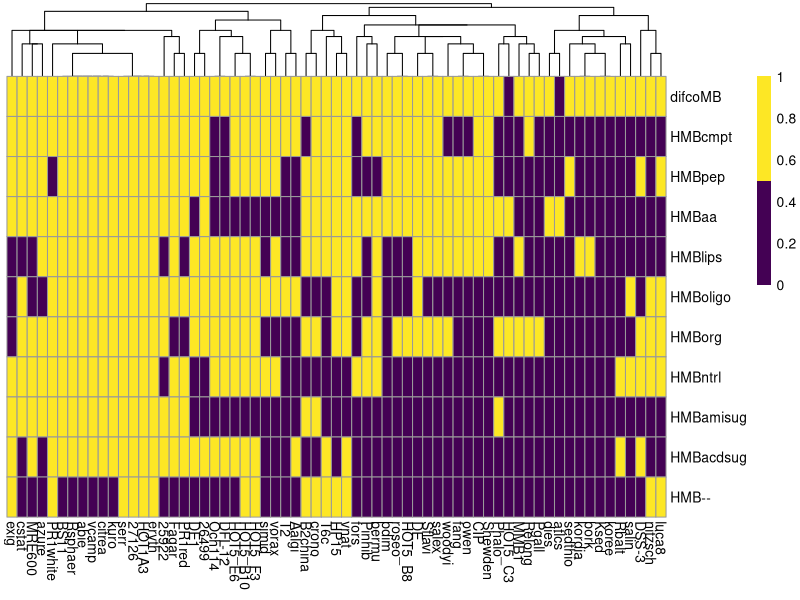
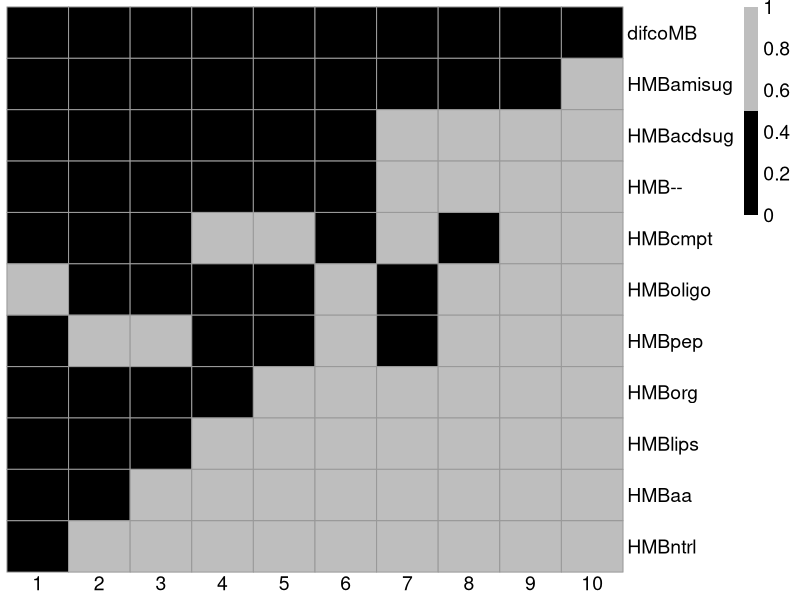
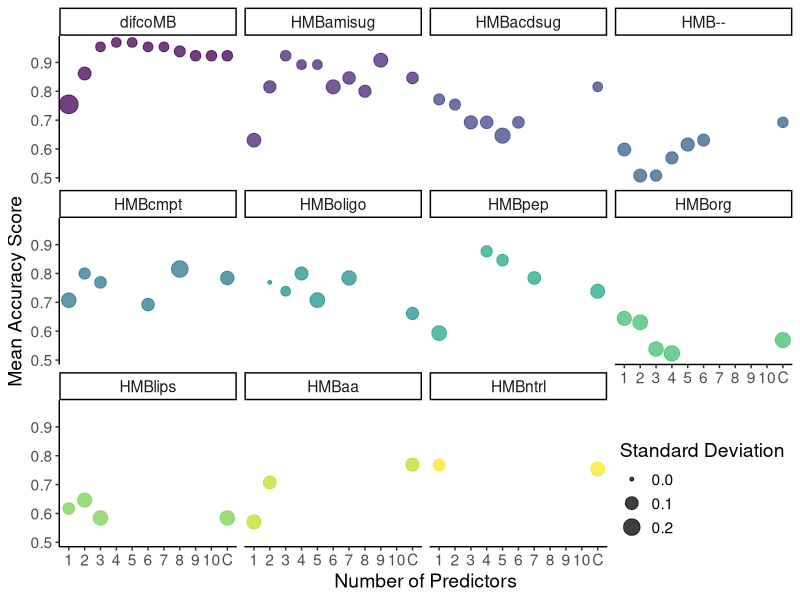
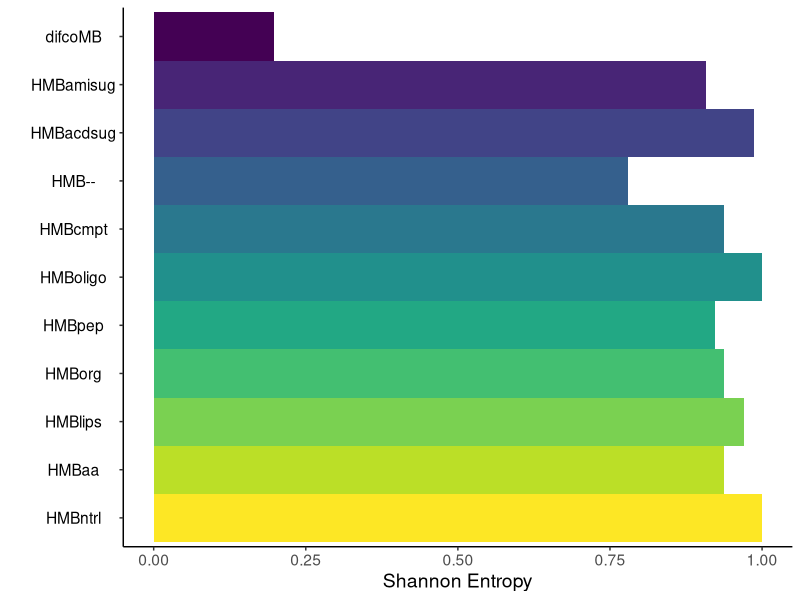
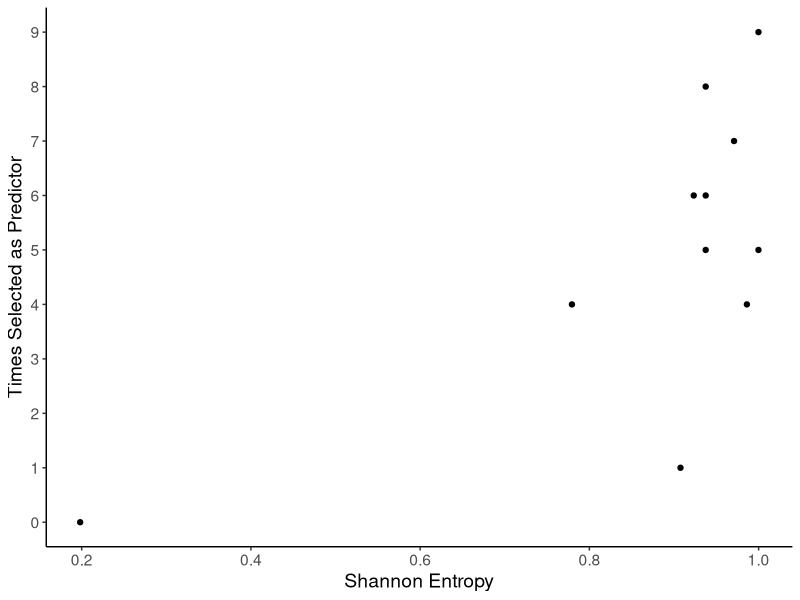

Write the R code that produced these figures, in order.
## ---- chunk 1
knitr::opts_chunk$set(echo = TRUE)
library(tidyverse)
library(viridis)
## ---- chunk 2
# read data-- mean f1 for 5-fold CV all RF models using MOSS labels
aggf1RF <- read.csv('MIP_classify_RF_f1_score_agg.csv') %>%
  mutate(response = factor(response, levels = c("difcoMB", "HMBcmpt", "HMBpep", "HMBaa", 
                                                "HMBlips", "HMBoligo", "HMBorg", "HMBntrl", 
                                                "HMBamisug", "HMBacdsug", "HMB--"))) %>%
  arrange(response)
colnames(aggf1RF) <- c("num_pred", "response", "f1_mean", "f1_std")

# read data-- RF control without MOSS
rfCntrl <- read.csv('compare_classify_RF_f1_score_agg.csv') %>%
  mutate(response = factor(response, levels = c("difcoMB", "HMBcmpt", "HMBpep", "HMBaa", 
                                                "HMBlips", "HMBoligo", "HMBorg", "HMBntrl", 
                                                "HMBamisug", "HMBacdsug", "HMB--"))) %>%
  arrange(response) %>%
  mutate(num_pred = 'RFcntrl') %>%
  select(num_pred, response, mean, std)
colnames(rfCntrl) <- c("num_pred", "response", "f1_mean", "f1_std")

# combine mean f1 and control
comboF1 <- aggf1RF %>%
  mutate(num_pred = as.character(num_pred)) %>%
  bind_rows(rfCntrl)

# binary growth profiles
gp <- readxl::read_xlsx('growth_profiles_binary.xlsx')
## ---- chunk 3
# compute Shannon entropy
entropy <- function(target) {
  freq <- table(target)/length(target)
  # vectorize
  vec <- as.data.frame(freq)[,2]
  #drop 0 to avoid NaN resulting from log2
  vec<-vec[vec>0]
  #compute entropy
  -sum(vec * log2(vec))
}

gp_ent <- lapply(gp[,-1], entropy) 
ent <- data.frame(medium = names(gp_ent),
                  entropy = unlist(gp_ent))
## ---- chunk 4
### Figure 2 ###
dat <- select(gp, -strain)
rownames(dat) <- gp$strain

pheatmap::pheatmap(t(dat),
                   cluster_rows = FALSE,
                   color = viridis(2))
## ---- chunk 5
### Figure 3A ###
# heatmap selected predictors
# format matrix
predWide <- aggf1RF %>%
  mutate(pred = 0) %>%
  pivot_wider(num_pred, names_from = "response", values_from = "pred")
predWide[is.na(predWide)] <- 1

ord <- sort(colSums(predWide)[-1], decreasing = FALSE)

# heatmap
x <- predWide[,-1]
x <- x[,names(ord)]
rownames(x) <- predWide$num_pred

pheatmap::pheatmap(t(x),
                   cluster_cols = FALSE,
                   cluster_rows = FALSE,
                   color = c("black", "gray"),
                   angle_col = 0,
                   fontsize = 14)
## ---- chunk 6
### Figure 3C ###
# dot plots
a <- comboF1 %>%
  mutate(response = factor(response, levels = names(ord))) %>%
  mutate(num_pred = ifelse(num_pred == "RFcntrl", "C", num_pred)) %>%
  mutate(num_pred = factor(num_pred, levels = c(1, 2, 3, 4, 5, 6, 7, 8, 9, 10, "C"))) %>%
  ggplot(aes(x = as.factor(num_pred), y = f1_mean, color = response)) +
  geom_point(aes(size = f1_std), alpha = .75) +
  theme_classic() +
  theme(text = element_text(size = 14),
        legend.justification=c(1,0), 
        legend.position=c(1,0)) +
  scale_color_viridis(discrete = TRUE) +
  facet_wrap(~response) +
  guides(color = "none") +
  labs(y = "Mean Accuracy Score",
       x = "Number of Predictors",
       color = "Medium",
       size = "Standard Deviation")
a

### Figure 3B ###
# bar graphs
b <- ent %>%
  mutate(medium = factor(medium, levels = names(ord))) %>%
  ggplot(aes(x = reorder(medium, desc(medium)), y = entropy, fill = medium)) +
  geom_col(width = 1) +
  theme_classic() +
  theme(text = element_text(size = 14, color = "black"),
        axis.text.y = element_text(hjust = 0.5, colour = "black")) +
  scale_fill_viridis(discrete = TRUE) +
  guides(fill = "none") +
  labs(x = "",
       y = "Shannon Entropy") +
  coord_flip()
b
## ---- chunk 7
### Figure S2A ###
x <- gp %>%
  select(-strain) %>%
  colSums()

# times selected vs entropy w/ and w/o difco
p1 <- data.frame(medium = names(x), 
           ngrow = x,
           nsel = c(0, 5, 6, 8, 7, 5, 6, 9, 1, 4, 4)) %>%
  inner_join(ent, by = 'medium') %>%
  ggplot(aes(x = entropy, y = nsel, label = medium)) +
  geom_point() +
  scale_y_continuous(breaks = scales::pretty_breaks(10)) +
  theme_classic() +
  theme(text = element_text(size = 14)) +
  labs(y = "Times Selected as Predictor",
       x = "Shannon Entropy")
p1
